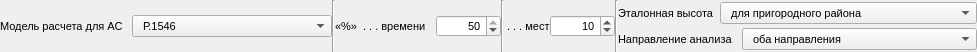
             <widget class="QWidget" name="widget_14" native="true">
              <property name="minimumSize">
               <size>
                <width>0</width>
                <height>20</height>
               </size>
              </property>
              <property name="maximumSize">
               <size>
                <width>16777215</width>
                <height>52</height>
               </size>
              </property>
              <layout class="QHBoxLayout" name="horizontalLayout_7">
               <property name="spacing">
                <number>0</number>
               </property>
               <property name="leftMargin">
                <number>0</number>
               </property>
               <property name="topMargin">
                <number>0</number>
               </property>
               <property name="rightMargin">
                <number>0</number>
               </property>
               <property name="bottomMargin">
                <number>0</number>
               </property>
               <item>
                <widget class="QLabel" name="Label_ModelRaschetaAS">
                 <property name="minimumSize">
                  <size>
                   <width>132</width>
                   <height>0</height>
                  </size>
                 </property>
                 <property name="maximumSize">
                  <size>
                   <width>132</width>
                   <height>16777215</height>
                  </size>
                 </property>
                 <property name="font">
                  <font>
                   <family>Tahoma</family>
                   <pointsize>8</pointsize>
                  </font>
                 </property>
                 <property name="text">
                  <string>Модель расчета для АС</string>
                 </property>
                </widget>
               </item>
               <item>
                <widget class="QComboBox" name="CBox_ModelRaschetaAS">
                 <property name="minimumSize">
                  <size>
                   <width>200</width>
                   <height>0</height>
                  </size>
                 </property>
                 <property name="maximumSize">
                  <size>
                   <width>200</width>
                   <height>22</height>
                  </size>
                 </property>
                 <property name="font">
                  <font>
                   <family>Tahoma</family>
                   <pointsize>8</pointsize>
                  </font>
                 </property>
                 <property name="styleSheet">
                  <string notr="true"/>
                 </property>
                 <item>
                  <property name="text">
                   <string>  Р.1546</string>
                  </property>
                 </item>
                 <item>
                  <property name="text">
                   <string>  ХАТА (Город)</string>
                  </property>
                 </item>
                 <item>
                  <property name="text">
                   <string>  ХАТА (Пригород)</string>
                  </property>
                 </item>
                 <item>
                  <property name="text">
                   <string>  ХАТА (Сельская местность)</string>
                  </property>
                 </item>
                 <item>
                  <property name="text">
                   <string>  ХАТА (Открытое пространство)</string>
                  </property>
                 </item>
                 <item>
                  <property name="text">
                   <string>  свободное пространство</string>
                  </property>
                 </item>
                </widget>
               </item>
               <item>
                <widget class="Line" name="line_17">
                 <property name="minimumSize">
                  <size>
                   <width>0</width>
                   <height>0</height>
                  </size>
                 </property>
                 <property name="orientation">
                  <enum>Qt::Vertical</enum>
                 </property>
                </widget>
               </item>
               <item>
                <widget class="QLabel" name="Label_ProcentVremeniAS">
                 <property name="minimumSize">
                  <size>
                   <width>101</width>
                   <height>0</height>
                  </size>
                 </property>
                 <property name="maximumSize">
                  <size>
                   <width>102</width>
                   <height>16777215</height>
                  </size>
                 </property>
                 <property name="font">
                  <font>
                   <family>Tahoma</family>
                   <pointsize>8</pointsize>
                  </font>
                 </property>
                 <property name="text">
                  <string>«%»  . . . времени</string>
                 </property>
                </widget>
               </item>
               <item>
                <widget class="QSpinBox" name="Edit_ProcentVremeniAS">
                 <property name="minimumSize">
                  <size>
                   <width>65</width>
                   <height>0</height>
                  </size>
                 </property>
                 <property name="maximumSize">
                  <size>
                   <width>70</width>
                   <height>22</height>
                  </size>
                 </property>
                 <property name="font">
                  <font>
                   <family>Tahoma</family>
                   <pointsize>8</pointsize>
                  </font>
                 </property>
                 <property name="alignment">
                  <set>Qt::AlignRight|Qt::AlignTrailing|Qt::AlignVCenter</set>
                 </property>
                 <property name="minimum">
                  <number>1</number>
                 </property>
                 <property name="maximum">
                  <number>50</number>
                 </property>
                 <property name="value">
                  <number>50</number>
                 </property>
                </widget>
               </item>
               <item>
                <widget class="Line" name="line_18">
                 <property name="minimumSize">
                  <size>
                   <width>0</width>
                   <height>0</height>
                  </size>
                 </property>
                 <property name="orientation">
                  <enum>Qt::Vertical</enum>
                 </property>
                </widget>
               </item>
               <item>
                <widget class="QLabel" name="Label_ProcentMestAS">
                 <property name="minimumSize">
                  <size>
                   <width>44</width>
                   <height>0</height>
                  </size>
                 </property>
                 <property name="maximumSize">
                  <size>
                   <width>54</width>
                   <height>16777215</height>
                  </size>
                 </property>
                 <property name="font">
                  <font>
                   <family>Tahoma</family>
                   <pointsize>8</pointsize>
                  </font>
                 </property>
                 <property name="text">
                  <string> . . . мест</string>
                 </property>
                </widget>
               </item>
               <item>
                <widget class="QSpinBox" name="Edit_ProcentMestAS">
                 <property name="minimumSize">
                  <size>
                   <width>65</width>
                   <height>0</height>
                  </size>
                 </property>
                 <property name="maximumSize">
                  <size>
                   <width>70</width>
                   <height>22</height>
                  </size>
                 </property>
                 <property name="font">
                  <font>
                   <family>Tahoma</family>
                   <pointsize>8</pointsize>
                  </font>
                 </property>
                 <property name="alignment">
                  <set>Qt::AlignRight|Qt::AlignTrailing|Qt::AlignVCenter</set>
                 </property>
                 <property name="minimum">
                  <number>1</number>
                 </property>
                 <property name="maximum">
                  <number>50</number>
                 </property>
                 <property name="value">
                  <number>10</number>
                 </property>
                </widget>
               </item>
               <item>
                <widget class="Line" name="line_19">
                 <property name="orientation">
                  <enum>Qt::Vertical</enum>
                 </property>
                </widget>
               </item>
               <item>
                <widget class="QWidget" name="widget_15" native="true">
                 <layout class="QVBoxLayout" name="verticalLayout_6">
                  <property name="spacing">
                   <number>0</number>
                  </property>
                  <property name="leftMargin">
                   <number>0</number>
                  </property>
                  <property name="topMargin">
                   <number>0</number>
                  </property>
                  <property name="rightMargin">
                   <number>0</number>
                  </property>
                  <property name="bottomMargin">
                   <number>0</number>
                  </property>
                  <item>
                   <widget class="QWidget" name="widget_16" native="true">
                    <property name="minimumSize">
                     <size>
                      <width>0</width>
                      <height>20</height>
                     </size>
                    </property>
                    <layout class="QHBoxLayout" name="horizontalLayout_11">
                     <property name="spacing">
                      <number>0</number>
                     </property>
                     <property name="leftMargin">
                      <number>0</number>
                     </property>
                     <property name="topMargin">
                      <number>0</number>
                     </property>
                     <property name="rightMargin">
                      <number>0</number>
                     </property>
                     <property name="bottomMargin">
                      <number>0</number>
                     </property>
                     <item>
                      <widget class="QLabel" name="Label_VisotaEtalonnayaAS">
                       <property name="minimumSize">
                        <size>
                         <width>102</width>
                         <height>0</height>
                        </size>
                       </property>
                       <property name="maximumSize">
                        <size>
                         <width>122</width>
                         <height>16777215</height>
                        </size>
                       </property>
                       <property name="font">
                        <font>
                         <family>Tahoma</family>
                         <pointsize>8</pointsize>
                        </font>
                       </property>
                       <property name="text">
                        <string>Эталонная высота</string>
                       </property>
                      </widget>
                     </item>
                     <item>
                      <widget class="QComboBox" name="CBox_VisotaEtalonnayaAS">
                       <property name="minimumSize">
                        <size>
                         <width>257</width>
                         <height>0</height>
                        </size>
                       </property>
                       <property name="maximumSize">
                        <size>
                         <width>16777215</width>
                         <height>22</height>
                        </size>
                       </property>
                       <property name="font">
                        <font>
                         <family>Tahoma</family>
                         <pointsize>8</pointsize>
                        </font>
                       </property>
                       <property name="currentIndex">
                        <number>0</number>
                       </property>
                       <item>
                        <property name="text">
                         <string>  для пригородного района</string>
                        </property>
                       </item>
                       <item>
                        <property name="text">
                         <string>  для городского района</string>
                        </property>
                       </item>
                       <item>
                        <property name="text">
                         <string>  для городского района плотной застройки</string>
                        </property>
                       </item>
                      </widget>
                     </item>
                    </layout>
                   </widget>
                  </item>
                  <item>
                   <widget class="QWidget" name="widget_17" native="true">
                    <property name="minimumSize">
                     <size>
                      <width>0</width>
                      <height>20</height>
                     </size>
                    </property>
                    <layout class="QHBoxLayout" name="horizontalLayout_12">
                     <property name="spacing">
                      <number>0</number>
                     </property>
                     <property name="leftMargin">
                      <number>0</number>
                     </property>
                     <property name="topMargin">
                      <number>0</number>
                     </property>
                     <property name="rightMargin">
                      <number>0</number>
                     </property>
                     <property name="bottomMargin">
                      <number>0</number>
                     </property>
                     <item>
                      <widget class="QLabel" name="Label_NapravlenieAnalizaAS">
                       <property name="maximumSize">
                        <size>
                         <width>127</width>
                         <height>120</height>
                        </size>
                       </property>
                       <property name="font">
                        <font>
                         <family>Tahoma</family>
                         <pointsize>8</pointsize>
                        </font>
                       </property>
                       <property name="text">
                        <string>Направление анализа</string>
                       </property>
                      </widget>
                     </item>
                     <item>
                      <widget class="QComboBox" name="CBox_NapravlenieAnalizaAS">
                       <property name="minimumSize">
                        <size>
                         <width>235</width>
                         <height>0</height>
                        </size>
                       </property>
                       <property name="maximumSize">
                        <size>
                         <width>16777215</width>
                         <height>22</height>
                        </size>
                       </property>
                       <property name="font">
                        <font>
                         <family>Tahoma</family>
                         <pointsize>8</pointsize>
                        </font>
                       </property>
                       <property name="currentIndex">
                        <number>0</number>
                       </property>
                       <item>
                        <property name="text">
                         <string>  оба направления</string>
                        </property>
                       </item>
                       <item>
                        <property name="text">
                         <string>  только 1-е направление</string>
                        </property>
                       </item>
                       <item>
                        <property name="text">
                         <string>  только 2-е направление</string>
                        </property>
                       </item>
                      </widget>
                     </item>
                    </layout>
                   </widget>
                  </item>
                 </layout>
                </widget>
               </item>
              </layout>
             </widget>
